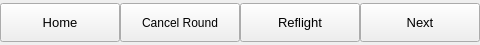
<?xml version="1.0" encoding="UTF-8"?>
<ui version="4.0">
 <class>WChronoBtn</class>
 <widget class="QWidget" name="WChronoBtn">
  <property name="geometry">
   <rect>
    <x>0</x>
    <y>0</y>
    <width>480</width>
    <height>45</height>
   </rect>
  </property>
  <property name="sizePolicy">
   <sizepolicy hsizetype="Preferred" vsizetype="Expanding">
    <horstretch>0</horstretch>
    <verstretch>0</verstretch>
   </sizepolicy>
  </property>
  <property name="windowTitle">
   <string>Form</string>
  </property>
  <layout class="QGridLayout" name="gridLayout">
   <property name="leftMargin">
    <number>0</number>
   </property>
   <property name="topMargin">
    <number>3</number>
   </property>
   <property name="rightMargin">
    <number>0</number>
   </property>
   <property name="bottomMargin">
    <number>3</number>
   </property>
   <property name="spacing">
    <number>0</number>
   </property>
   <item row="0" column="0">
    <layout class="QHBoxLayout" name="horizontalLayout">
     <property name="sizeConstraint">
      <enum>QLayout::SetMinAndMaxSize</enum>
     </property>
     <item>
      <widget class="QPushButton" name="Btn_Home">
       <property name="sizePolicy">
        <sizepolicy hsizetype="Minimum" vsizetype="Expanding">
         <horstretch>0</horstretch>
         <verstretch>0</verstretch>
        </sizepolicy>
       </property>
       <property name="maximumSize">
        <size>
         <width>16777215</width>
         <height>16777215</height>
        </size>
       </property>
       <property name="font">
        <font>
         <pointsize>10</pointsize>
        </font>
       </property>
       <property name="text">
        <string>Home</string>
       </property>
       <property name="flat">
        <bool>false</bool>
       </property>
      </widget>
     </item>
     <item>
      <widget class="QPushButton" name="Btn_CancelRound">
       <property name="sizePolicy">
        <sizepolicy hsizetype="Minimum" vsizetype="Expanding">
         <horstretch>0</horstretch>
         <verstretch>0</verstretch>
        </sizepolicy>
       </property>
       <property name="maximumSize">
        <size>
         <width>16777215</width>
         <height>16777215</height>
        </size>
       </property>
       <property name="text">
        <string>Cancel Round</string>
       </property>
      </widget>
     </item>
     <item>
      <widget class="QPushButton" name="Btn_reflight">
       <property name="sizePolicy">
        <sizepolicy hsizetype="Minimum" vsizetype="Expanding">
         <horstretch>0</horstretch>
         <verstretch>0</verstretch>
        </sizepolicy>
       </property>
       <property name="maximumSize">
        <size>
         <width>16777215</width>
         <height>16777215</height>
        </size>
       </property>
       <property name="font">
        <font>
         <pointsize>10</pointsize>
        </font>
       </property>
       <property name="layoutDirection">
        <enum>Qt::LeftToRight</enum>
       </property>
       <property name="text">
        <string>Reflight</string>
       </property>
       <property name="flat">
        <bool>false</bool>
       </property>
      </widget>
     </item>
     <item>
      <widget class="QPushButton" name="Btn_Next">
       <property name="sizePolicy">
        <sizepolicy hsizetype="Minimum" vsizetype="Expanding">
         <horstretch>0</horstretch>
         <verstretch>0</verstretch>
        </sizepolicy>
       </property>
       <property name="maximumSize">
        <size>
         <width>16777215</width>
         <height>16777215</height>
        </size>
       </property>
       <property name="font">
        <font>
         <pointsize>10</pointsize>
        </font>
       </property>
       <property name="layoutDirection">
        <enum>Qt::LeftToRight</enum>
       </property>
       <property name="text">
        <string>Next</string>
       </property>
       <property name="flat">
        <bool>false</bool>
       </property>
      </widget>
     </item>
    </layout>
   </item>
  </layout>
 </widget>
 <resources/>
 <connections/>
</ui>
